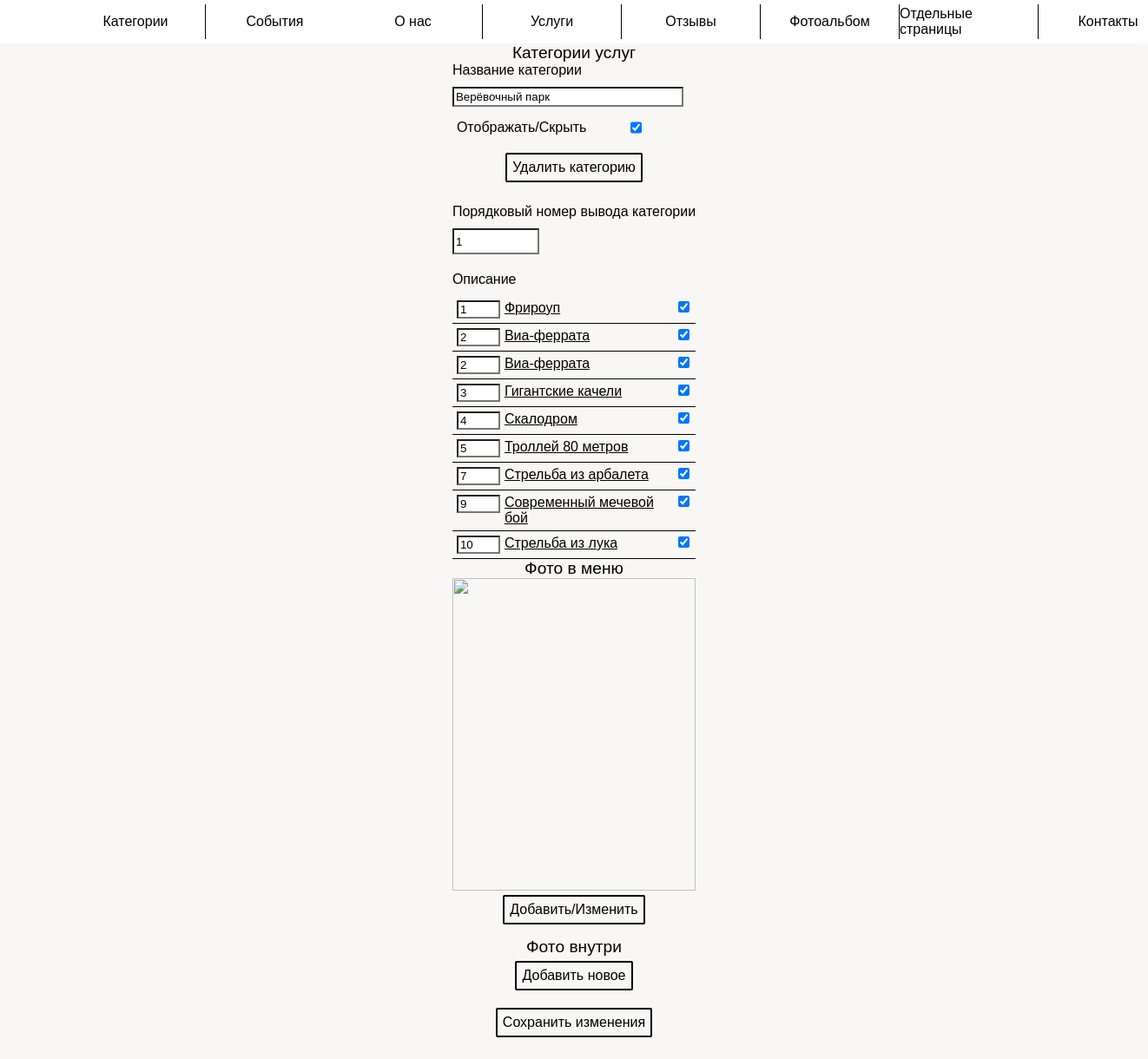
The app's page /admin_panel/category_change?category_id=1 (signed in) with its own data.
### app/models.py (models this page shows, shortened)
class Category(db.Model):
    id = db.Column(db.Integer, primary_key=True, index=True, unique=True)
    name = db.Column(db.String(128))
    description = db.Column(db.Text)
    status = db.Column(db.BOOLEAN())  # отображение клиентам
    services = db.relationship('ServiceCategory', backref='category', lazy='dynamic')
    number = db.Column(db.Integer, index=True, default=30)
    types = db.relationship('CategoryType', backref='category', lazy='dynamic')

class ServiceCategory(db.Model):
    id = db.Column(db.Integer, primary_key=True, index=True, unique=True)
    service_id = db.Column(db.ForeignKey('service.id'))
    category_id = db.Column(db.ForeignKey('category.id'))
    number = db.Column(db.Integer, default=500)  # порядковый номер

class Service(db.Model):
    id = db.Column(db.Integer, primary_key=True, index=True, unique=True)
    name = db.Column(db.String(128))
    short_description = db.Column(db.String(512))  # краткое описание
    description = db.Column(db.Text)  # полное описание
    status = db.Column(db.BOOLEAN())  # отображение клиентам
    next = db.Column(db.BOOLEAN())   # есть ли переход на дальнейшую страницу
    categories = db.relationship('ServiceCategory', backref='service', lazy='dynamic')
    price = db.Column(db.String(8))
    time = db.Column(db.String(128))

### app/admin_panel/routes.py (the view, shortened to what this page needs)
@bp.route('/category_change', methods=['GET', 'POST'])
@login_required
def category_change():
    base_number = 1
    category_id = request.args.get('category_id')
    category = Category.query.filter_by(id=category_id).first()
    services = category.services.order_by(ServiceCategory.number).all()
    numbers = []  # хранит порядковые номера услуг
    try:
        files = listdir('app/static/images/category/{}'.format(category_id))
    except:
        files = []
    for element in services:
        numbers.append(element.number)
    services = category.services.order_by(ServiceCategory.number).all()
    return render_template('admin_panel/category.html', title='{}'.format(category.name),
                           category=category, services=services, numbers=numbers, files=files)

### app/admin_panel/routes.py (called while the page is built)
@bp.after_request
def add_header(r):
    r.headers["Cache-Control"] = "no-cache, no-store, must-revalidate"
    r.headers["Pragma"] = "no-cache"
    r.headers["Expires"] = "1"
    r.headers['Cache-Control'] = 'public, max-age=0'
    return r

### app/models.py (called while the page is built)
@login.user_loader
def load_user(id):
    return Admin.query.get(int(id))

### app/templates/admin_panel/category.html (shortened to what this page needs)
{% extends "admin_panel/base.html" %}
{% block app_content %}
    <link rel="stylesheet" href="{{ url_for('static', filename='admin_panel/category.css') }}">
    <link rel="stylesheet" href="{{ url_for('static', filename='slider.css') }}">
    <link rel="stylesheet" href="{{ url_for('static', filename='event/event.css') }}">
    {% set title = ckeditor %}
    <div class="title">Категории услуг</div>
    <div class="grid_panel">
        <div class="grid_block partners_map">
            <form method="POST" enctype="multipart/form-data"
                  action="{{ url_for('admin_panel.category_change') }}?category_id={{ category.id }}">
                <div class="grid_service">
                    <label for="title">Название категории</label>
                    <input type="text" name="title" id="title"
                           class="category_name" value="{{ category.name if category.name }}">
                    <div style="text-align: left;">
                        <div class="grid_checkbox">
                            <label for="checkbox_1" style="text-align: left;">Отображать/Скрыть</label>
                            <input style="margin-left: 0;" type="checkbox" id="checkbox_1" class="checkbox"
                                   name="mycheckbox" value="1" {{ "checked" if
                        category.status else "" }}/>
                        </div>
                    </div>
                    <div class="input__wrapper">
                        <label for="delete_category" class="input__file_button">
                            <span class="input__file_button_text_2">Удалить категорию</span>
                        </label>
                    </div>
                    <label for="weight">Порядковый номер вывода категории</label>
                    <input type="text" name="weight" id="weight" class="little_input"
                           value="{{ category.number if category.number else " 30" }}">
                    <label for="input_desc">Описание</label>
                </div>
                {% set i = namespace(a=0) %}
                {% for element in services %}
                    <div class="grid_element">
                        {% set service = element.service %}
                        <div class="grid_checkbox_2">
                            <div>
                                <label>
                                    <input class="service_number" type="number" min="0"
                                           name="service_number_{{ service.id }}" value="{{ numbers[i.a] }}">
                                </label>
                            </div>
                            <a href="{{ url_for('admin_panel.service_test') }}?service_id={{ service.id }}"
                               class="service_name">{{ service.name if service.name }}</a>
                            <div>
                                <input type="checkbox" class="checkbox" name="service_checkbox_{{ service.id }}"
                                       id="checkbox_{{ service.id }}"
                                       value="1" {{ "checked" if service.status else "" }}/>
                            </div>
                        </div>
                    </div>
                    {% set i.a = i.a + 1 %}
                {% endfor %}
                <div>
                    <div class="title">Фото в меню</div>
                    <div class="grid_block_photo">
                        <div><img
                                src="{{ url_for('static',filename='/images/category/preview/' + category.id|string  + '.jpg') }}"
                                alt="" class="image"></div>
                        <div class="input__wrapper">
                            <label for="add_preview" class="input__file_button">
                                <span class="input__file_button_text_2">Добавить/Изменить</span>
                            </label>
                        </div>
                    </div>
                    <div class="title">Фото внутри</div>
                    <div class="grid_block_photo">
                        <div class="input__wrapper">
                            <label for="blank_file" class="input__file_button">
                                <span class="input__file_button_text_2">Добавить новое</span>
                            </label>
                        </div>
                    </div>
                </div>
                <div class="input__wrapper">
                    <label for="Submit" class="input__file_button">
                        <span class="input__file_button_text_2">Сохранить изменения</span>
                    </label>
                </div>
            </form>
        </div>
    </div>
{% endblock %}

### app/static/main/main.css (style rules this page uses)
:root { --background-color: rgba(169, 191, 239, 0.15); --primary-color: #ffa300; --primary-font-size: 16px; --primary-font-family: Arial, sans-serif; --primary-content-width: 960px; --primary-content-height: 100px; --modal_window_time: none; --vw: none; --vh: none; }
html { box-sizing: border-box; -webkit-tap-highlight-color: rgba(0, 0, 0, 0); height: 100vh; }
*, *:before, *:after { box-sizing: inherit; }
* { appearance: none; -webkit-appearance: none; font-family: var(--primary-font-family); }
body { margin: 0; -webkit-text-size-adjust: none; background-color: rgba(209, 207, 188, 0.15); height: 100vh; }
img { user-select: none; }

### app/static/admin_panel.css (style rules this page uses)
.title { text-align: center; font-size: calc(var(--primary-font-size) * 1.2); }
.grid_panel { display: grid; grid-template-columns: min(95%, 960px); justify-content: center; }
.grid_block { display: grid; grid-template-columns: 100%; min-height: 100px; justify-items: center; align-items: center; }
.grid_block_photo { display: grid; grid-template-columns: 1fr; align-self: center; justify-content: center; }
.input__wrapper { display: flex; align-items: center; justify-content: center; margin: 5px 0 5px 0; }
.checkbox { -webkit-appearance: checkbox; margin: 0 auto; }
.grid_service { display: grid; grid-row-gap: 10px; margin-bottom: 10px; text-align: center; }
.grid_service > label { text-align: left; }
.category_name { display: flex; align-content: center; width: min(300px, 95%); padding: 2px; }
.little_input { display: flex; align-content: center; margin-bottom: 10px; width: 100px; height: 30px; }
.image { position: relative; object-fit: cover; height: clamp(200px, 45vh, 800px); width: 100%; display: flex; align-items: center; justify-content: center; }
.input__file_button { min-width: 80px; max-width: 200px; text-decoration: none; color: black; padding: 6px; border: 2px solid; border-radius: 2px; margin-bottom: 10px; text-align: center; }
.partners_map { border-radius: 5px; margin-bottom: 10px; }
.grid_element { display: block; grid-row-gap: 10px; border-bottom: 1px solid; }
.grid_checkbox { display: grid; grid-template-columns: 200px 1fr; padding: 5px; margin: auto; }
.grid_checkbox_2 { display: grid; grid-template-columns: 55px 200px 1fr; padding: 5px; margin: auto; }
.grid_checkbox > a, .grid_checkbox_2 > a { color: black; }
.service_name { font-size: var(--primary-font-size); }
.service_number { max-width: 50px; }

### app/static/slider.css (style rules this page uses)
:root { --primary-width: calc(100% / 1); --primary-flex: 0 0 calc(100% / 1); }

### records on screen
Category: title "Верёвочный парк", weight "1"
ServiceCategory: numbers "1"
Service: name "Фрироуп"
ServiceCategory: numbers "2"
Service: name "Виа-феррата"
ServiceCategory: numbers "2"
Service: name "Виа-феррата"
ServiceCategory: numbers "3"
Service: name "Гигантские качели"
ServiceCategory: numbers "4"
Service: name "Скалодром"
ServiceCategory: numbers "5"
Service: name "Троллей 80 метров"
ServiceCategory: numbers "7"
Service: name "Стрельба из арбалета"
ServiceCategory: numbers "9"
Service: name "Современный мечевой бой"
ServiceCategory: numbers "10"
Service: name "Стрельба из лука"
